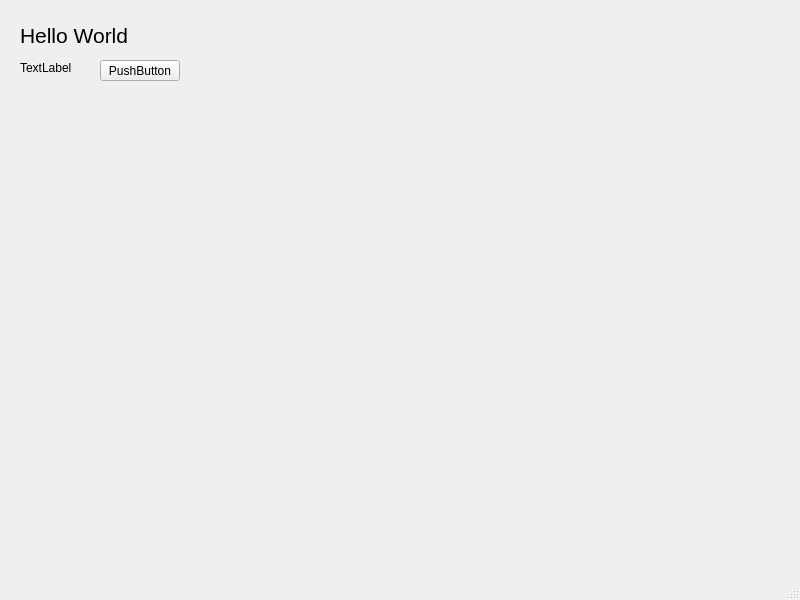
<?xml version="1.0" encoding="UTF-8"?>
<ui version="4.0">
 <class>MainWindow</class>
 <widget class="QMainWindow" name="MainWindow">
  <property name="geometry">
   <rect>
    <x>0</x>
    <y>0</y>
    <width>800</width>
    <height>600</height>
   </rect>
  </property>
  <property name="windowTitle">
   <string>MainWindow</string>
  </property>
  <widget class="QWidget" name="centralwidget">
   <widget class="QLabel" name="label">
    <property name="geometry">
     <rect>
      <x>20</x>
      <y>60</y>
      <width>71</width>
      <height>16</height>
     </rect>
    </property>
    <property name="text">
     <string>TextLabel</string>
    </property>
   </widget>
   <widget class="QLabel" name="label_2">
    <property name="geometry">
     <rect>
      <x>20</x>
      <y>20</y>
      <width>111</width>
      <height>31</height>
     </rect>
    </property>
    <property name="text">
     <string>&lt;html&gt;&lt;head/&gt;&lt;body&gt;&lt;p&gt;&lt;span style=&quot; font-size:16pt;&quot;&gt;Hello World&lt;/span&gt;&lt;/p&gt;&lt;/body&gt;&lt;/html&gt;</string>
    </property>
   </widget>
   <widget class="QPushButton" name="pushButton">
    <property name="geometry">
     <rect>
      <x>100</x>
      <y>60</y>
      <width>80</width>
      <height>21</height>
     </rect>
    </property>
    <property name="text">
     <string>PushButton</string>
    </property>
   </widget>
  </widget>
  <widget class="QMenuBar" name="menubar">
   <property name="geometry">
    <rect>
     <x>0</x>
     <y>0</y>
     <width>800</width>
     <height>20</height>
    </rect>
   </property>
  </widget>
  <widget class="QStatusBar" name="statusbar"/>
 </widget>
 <resources/>
 <connections/>
</ui>
